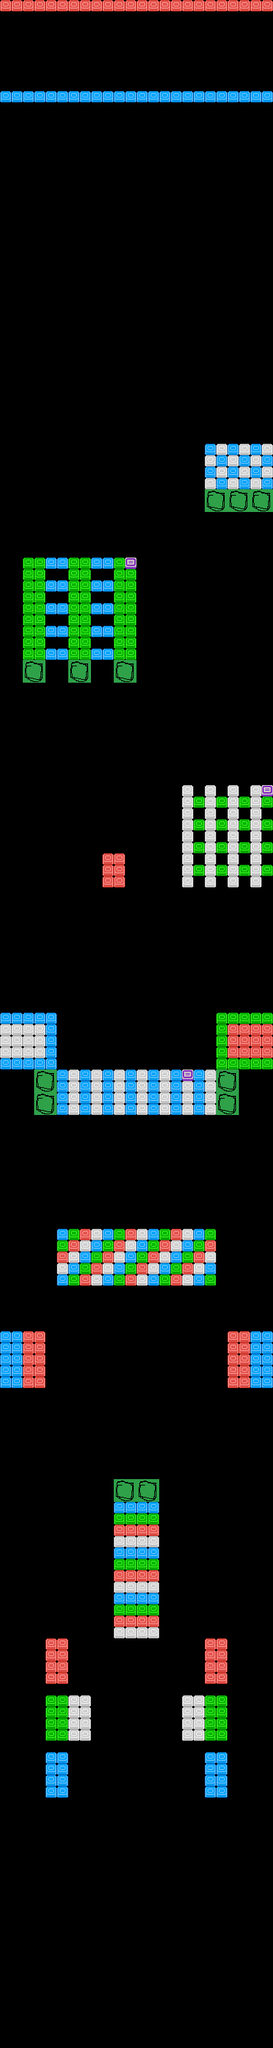

A 2D game scene composited from a Tiled map and its tileset images. What follows is a short description and the map's XML, with each tile layer's data collapsed to a summary:
An orthogonal 24x180 tile map with 16x16 px tiles, 1 tile layer (タイル・レイヤー1).

<map version="1.0" orientation="orthogonal" width="24" height="180" tilewidth="16" tileheight="16">
 <tileset firstgid="1" name="main" tilewidth="16" tileheight="16">
  <image source="../Resources/main.png" width="256" height="256" />
  <tile id="33">
   <properties>
    <property name="type" value="1" />
   </properties>
  </tile>
  <tile id="34">
   <properties>
    <property name="type" value="2" />
   </properties>
  </tile>
  <tile id="35">
   <properties>
    <property name="type" value="3" />
   </properties>
  </tile>
  <tile id="36">
   <properties>
    <property name="type" value="4" />
   </properties>
  </tile>
  <tile id="37">
   <properties>
    <property name="type" value="5" />
   </properties>
  </tile>
  <tile id="50">
   <properties>
    <property name="type" value="20" />
   </properties>
  </tile>
  <tile id="51">
   <properties>
    <property name="type" value="21" />
   </properties>
  </tile>
  <tile id="66">
   <properties>
    <property name="type" value="18" />
   </properties>
  </tile>
  <tile id="67">
   <properties>
    <property name="type" value="19" />
   </properties>
  </tile>
 </tileset>
 <layer name="タイル・レイヤー1" width="24" height="180">
  <data>[4320 cells, 581 non-empty, 9 distinct tile ids]</data>
 </layer>
</map>